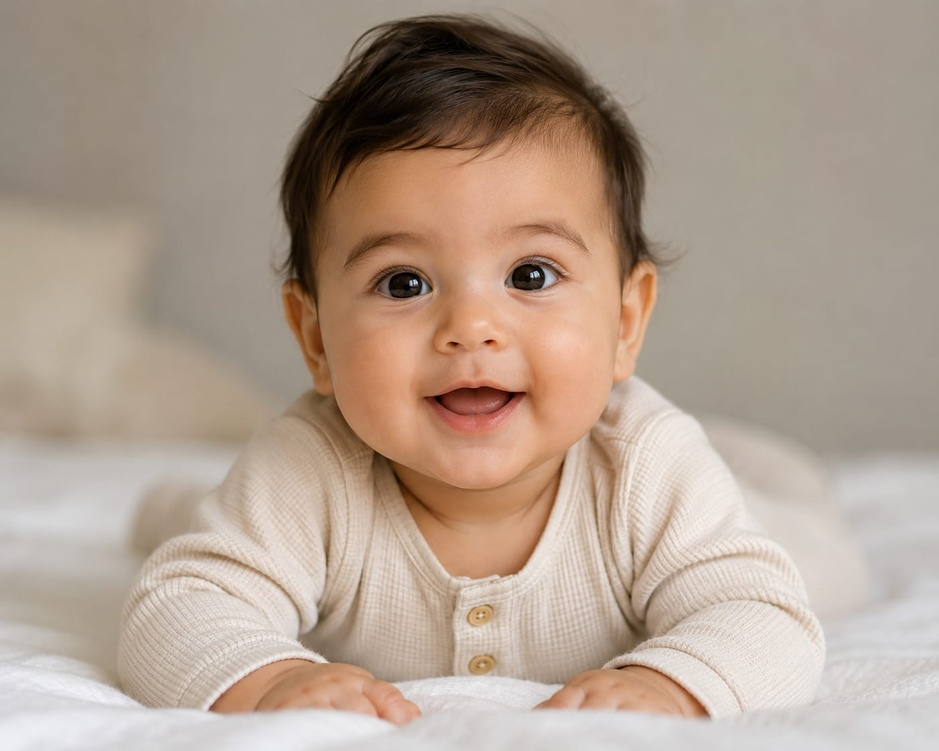
#> input picture openCV-Image-Processing/cv_project.jpeg, 939 x 751 px, shrunk from 1402 x 1122 before the run
$ jupyter execute cv2_project_short.ipynb
#> lines starting #> are read from the running program, lines starting #| are printed output that depends on the picture
[cell 1]
import cv2
from matplotlib import pyplot as plt

[cell 2]
img = cv2.imread("cv_project.jpeg")
#> img is the input picture: shape (751, 939, 3); mean B, G, R 144.1, 158.9, 177.1
plt.figure(figsize=(2.5,2.5))
plt.imshow(cv2.cvtColor(img, cv2.COLOR_BGR2RGB))
plt.axis("off")
plt.show()

[cell 3]
gray = cv2.cvtColor(img, cv2.COLOR_BGR2GRAY)
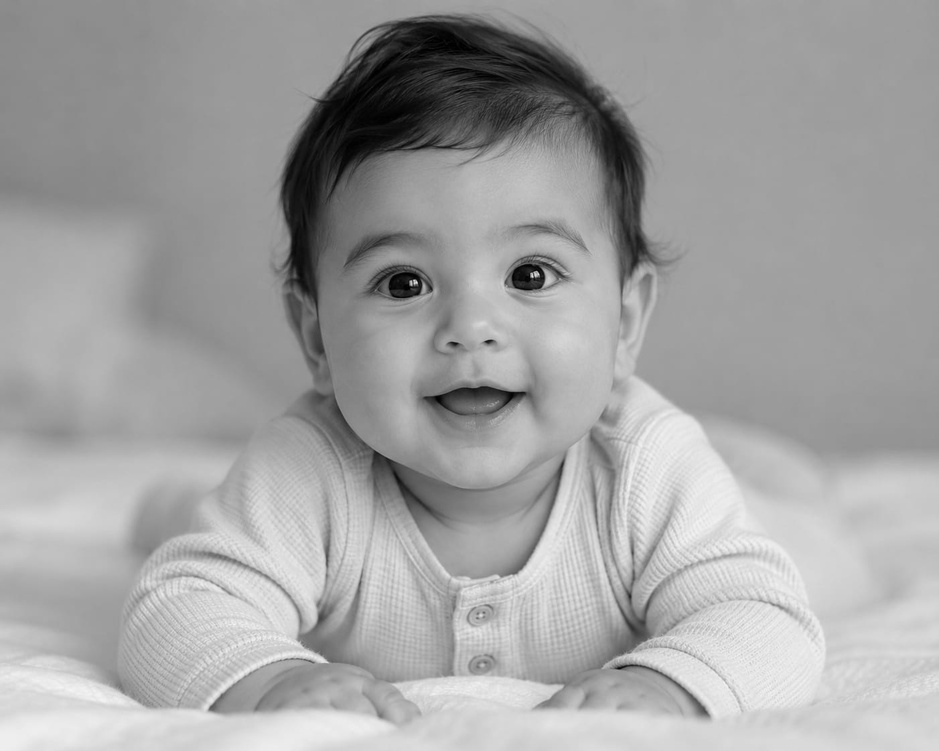
#> gray: shape (751, 939); min 0, max 246, mean 162.7
plt.figure(figsize=(2.5,2.5))
plt.imshow(gray, cmap="gray")
plt.axis("off")
plt.show()

[cell 4]
invert = 255 - gray
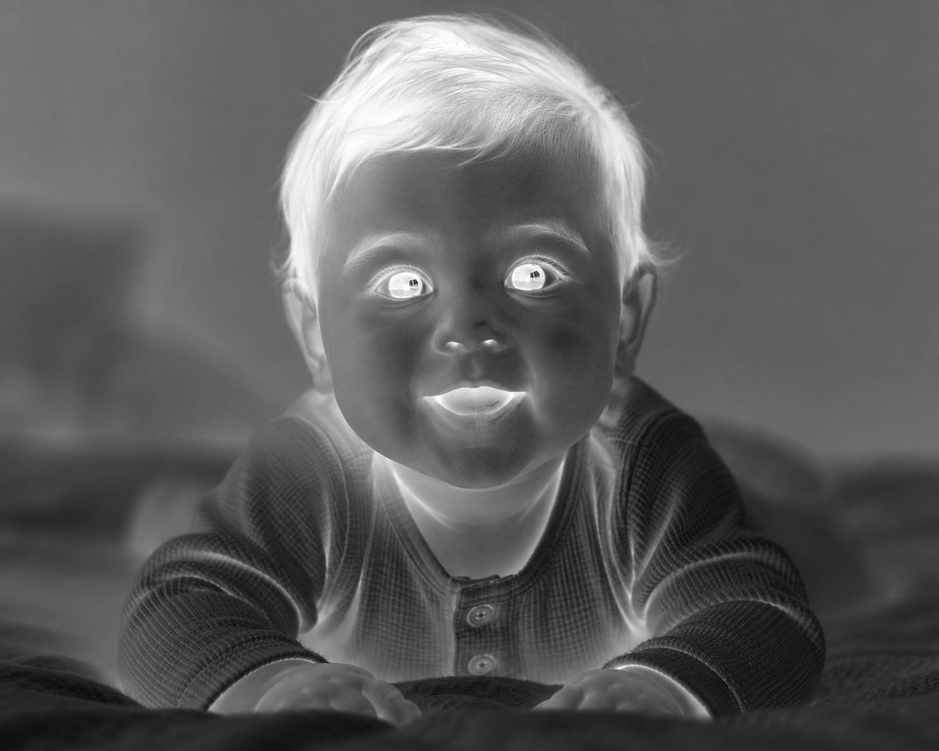
#> invert: shape (751, 939); min 9, max 255, mean 92.3
plt.figure(figsize=(2.5,2.5))
plt.imshow(invert, cmap="gray")
plt.axis("off")
plt.show()

[cell 5]
blur = cv2.GaussianBlur(invert, (51,51), 0)
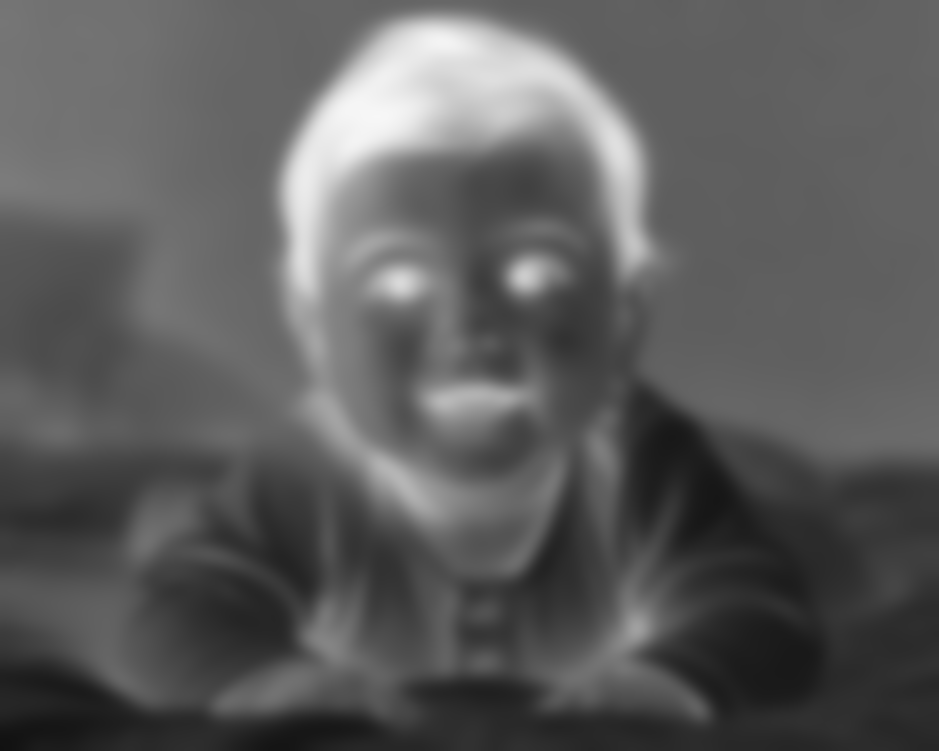
#> blur: shape (751, 939); min 17, max 247, mean 92.3
plt.figure(figsize=(2.5,2.5))
plt.imshow(blur, cmap="gray")
plt.axis("off")
plt.show()

[cell 6]
invert_blur = 255 - blur
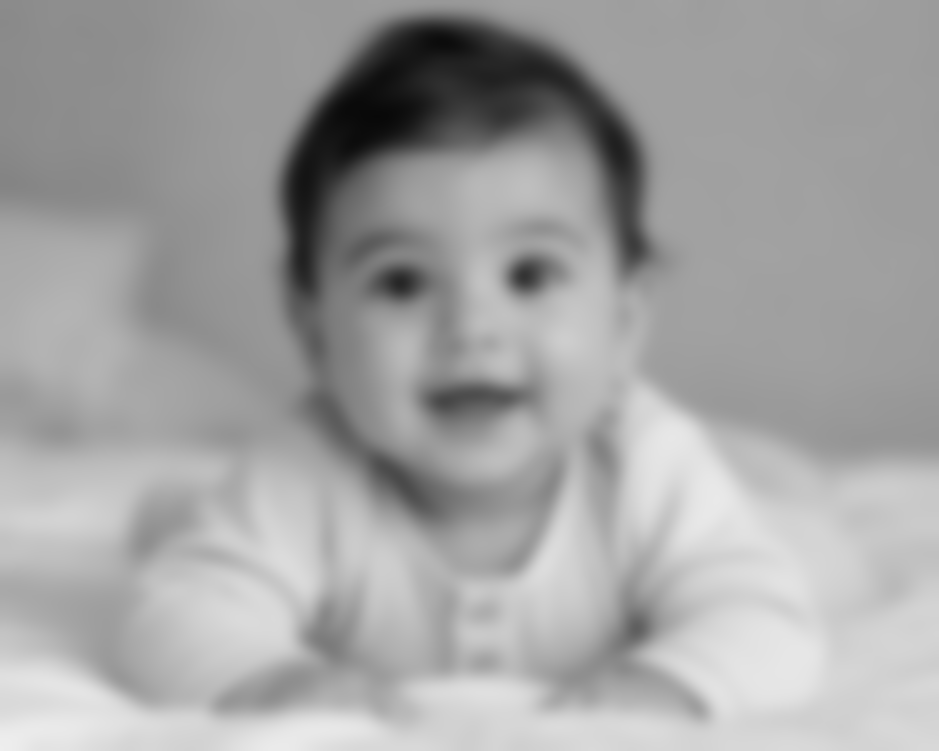
#> invert_blur: shape (751, 939); min 8, max 238, mean 162.7
plt.figure(figsize=(2.5,2.5))
plt.imshow(invert_blur, cmap="gray")
plt.axis("off")
plt.show()

[cell 7]
sketch = cv2.divide(gray, invert_blur, scale=256)
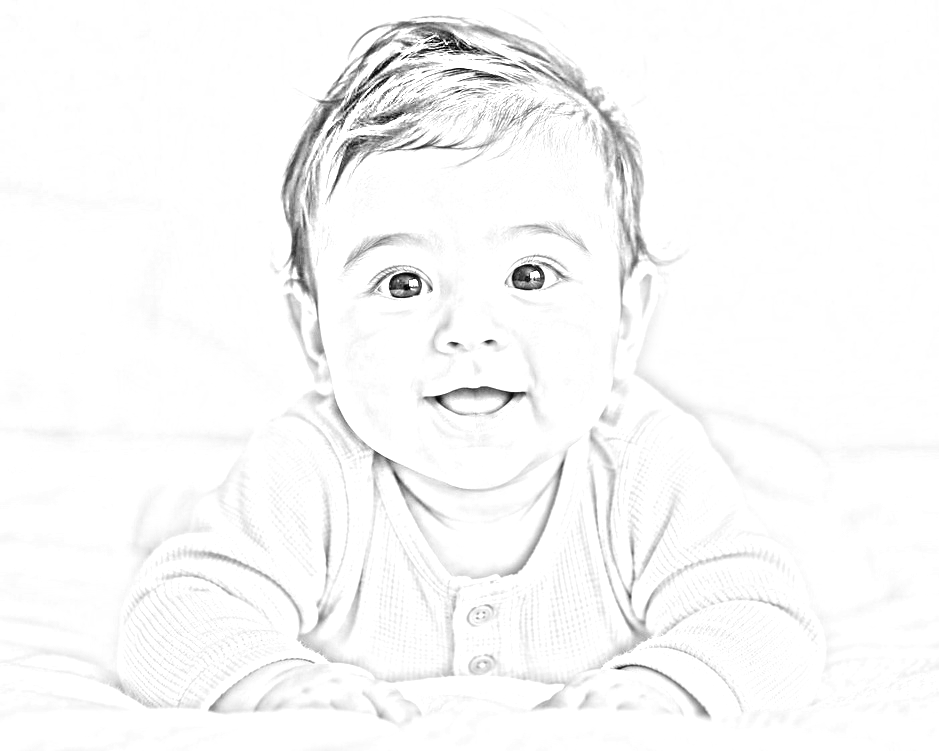
#> sketch: shape (751, 939); min 0, max 255, mean 248.7
sketch = cv2.convertScaleAbs(sketch, alpha=1.1, beta=-160)
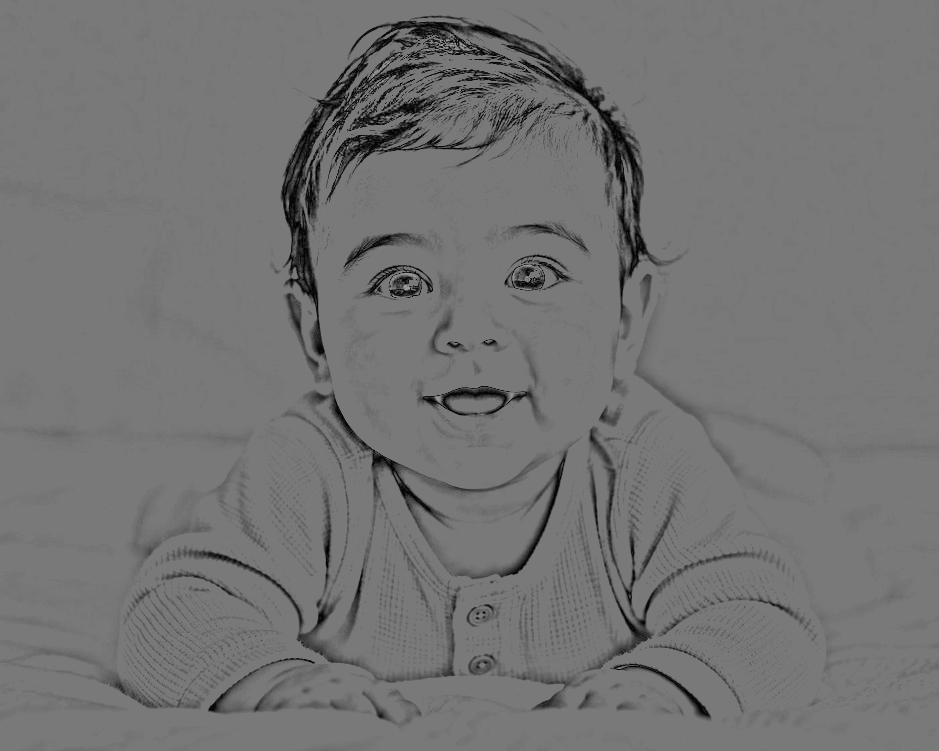
#> sketch: shape (751, 939); min 0, max 160, mean 115.1
plt.figure(figsize=(3,3))
plt.imshow(sketch, cmap="gray")
plt.axis("off")
plt.show()
